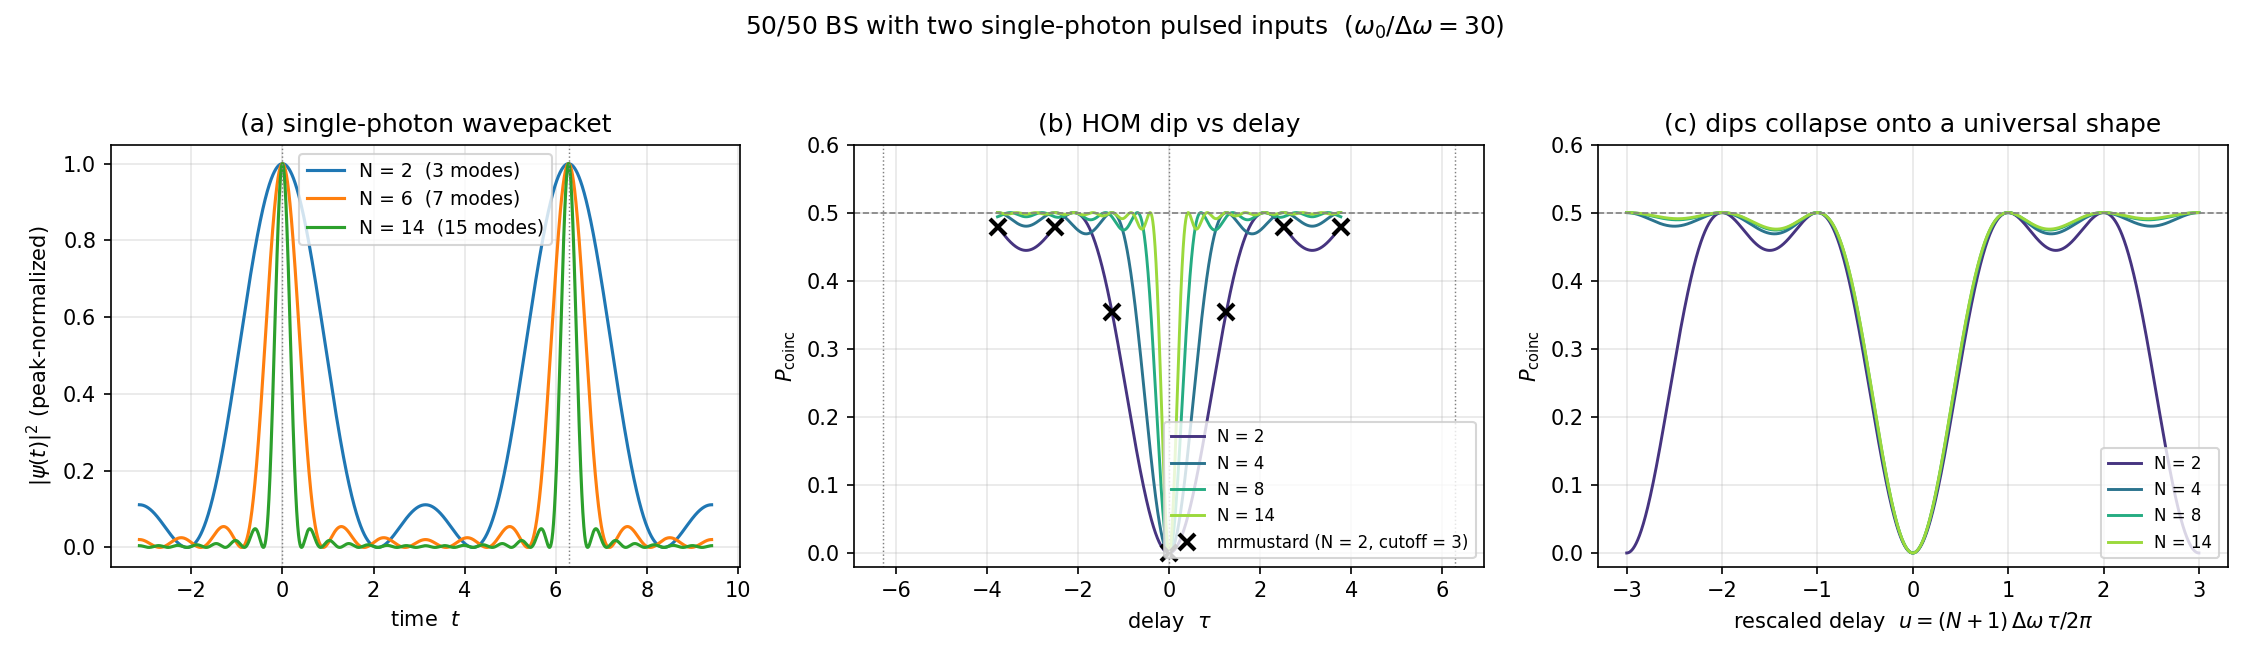

Write Python code to recreate this figure.
"""
Single 50/50 beam splitter with two single-photon pulsed inputs (HOM dip).

Each beam carries one photon distributed coherently across the same N+1
frequency modes used in the coherent script:
    |ψ⟩_beam = Σ_k c_k a†_k |0⟩,    c_k = 1/√(N+1),  k = −N/2..+N/2 .
The temporal wavepacket has the same Dirichlet-kernel envelope as the
coherent pulse train; the photon is just delocalized inside that envelope.

A 50/50 BS couples each frequency pair (signal-k, reference-k); one beam
carries delay τ, applied as a per-mode phase exp(i ω_k τ) via lab.Rgate.
Working through the BS algebra for two single-photon wavepackets gives a
clean Hong-Ou-Mandel result that depends only on the pulse-overlap term:
    P_coinc(τ) = (1/2) · [1 − D_N(Δω τ)² / (N+1)²]
where D_N(x) = sin((N+1)x/2) / sin(x/2) is the Dirichlet kernel.  In
contrast to the coherent case, the carrier ω₀ drops out — there are no
fringes.  P_coinc = 0 at τ = 0 (perfect bunching, the HOM dip) and rises
to the asymptote 1/2 as the pulses stop overlapping.

We cross-check this analytic prediction against an mrmustard simulation
that builds the explicit 2(N+1)-mode two-photon Fock-superposition input
and reads the joint photon-number distribution at the BS output.
"""

import numpy as np
import matplotlib.pyplot as plt

from mrmustard import math as mm_math

mm_math.change_backend("tensorflow")  # PNR / Fock probs need the TF backend

import mrmustard.lab as lab

from coincidence_utils import (
    DELTA_OMEGA, OMEGA_0, T_REP, T_CAR,
    mode_frequencies, dirichlet_kernel, pulse_envelope,
)


# --------------------------------------------------------------------
# Single-photon wavepacket builders
# --------------------------------------------------------------------
def single_beam_pulse_ket(N, mode_cutoff):
    """One-photon wavepacket  |ψ⟩ = Σ_k (1/√M) a†_k |0⟩  on M = N+1 modes.

    Sized at the *output* cutoff (≥ 3, never just 2): the input only fills
    the n=1 slots, but the BS can bunch both photons into one mode (n=2)
    and those slots must already exist in the Fock space the state is
    defined on — otherwise mrmustard silently truncates that mass and the
    coincidence rate comes out inflated by 1/(N+1).
    """
    M = N + 1
    c = 1.0 / np.sqrt(M)
    ket = np.zeros((mode_cutoff,) * M, dtype=complex)
    for k in range(M):
        idx = [0] * M
        idx[k] = 1
        ket[tuple(idx)] = c
    return ket


def two_beam_input_ket(N, mode_cutoff):
    """Tensor product of two identical one-photon wavepackets."""
    psi = single_beam_pulse_ket(N, mode_cutoff)
    return np.tensordot(psi, psi, axes=0)


# --------------------------------------------------------------------
# Analytic HOM dip
# --------------------------------------------------------------------
def coincidence_analytic(tau, N):
    """P_coinc(τ) = ½ [1 − D_N(Δω τ)²/(N+1)²].   No carrier dependence."""
    D = dirichlet_kernel(DELTA_OMEGA * tau, N)
    return 0.5 * (1.0 - (D / (N + 1)) ** 2)


# --------------------------------------------------------------------
# Mr Mustard simulation (explicit Fock-state propagation)
# --------------------------------------------------------------------
def coincidence_mrmustard(tau, N, cutoff=3):
    """Coincidence probability via direct Fock-space evaluation.

    Builds the 2(N+1)-mode two-photon ket, applies a per-mode delay phase
    on the second beam (Rgate), then a 50/50 BS for each (signal-k,
    reference-k) frequency pair, and reads joint photon-number probabilities
    at the requested cutoff.  Output modes can hold up to 2 photons (HOM
    bunching when both photons share a frequency), so cutoff ≥ 3.
    """
    omegas = mode_frequencies(N)
    M = len(omegas)             # N+1 modes per beam
    N_total = 2 * M

    state = lab.State(ket=two_beam_input_ket(N, mode_cutoff=cutoff))

    ops = []
    # Delay on the reference beam
    for k in range(M):
        ops.append(lab.Rgate(angle=float(omegas[k] * tau))[M + k])
    # 50/50 BS coupling each frequency pair
    for k in range(M):
        ops.append(lab.BSgate(theta=np.pi / 4)[k, M + k])

    out = state >> lab.Circuit(ops)
    probs = np.asarray(out.fock_probabilities(cutoffs=[cutoff] * N_total))

    # Total photons = 2 (BS conserves number), so
    #   P_coinc = 1 − P(both photons at A) − P(both at B)
    #          = 1 − P(n_B_total = 0) − P(n_A_total = 0)
    idx = np.indices(probs.shape)
    nA_total = idx[:M].sum(axis=0)
    nB_total = idx[M:].sum(axis=0)
    P_no_A = float(probs[nA_total == 0].sum())
    P_no_B = float(probs[nB_total == 0].sum())
    return 1.0 - P_no_A - P_no_B


# ====================================================================
# Numbers + plots
# ====================================================================
print(f"Mode spacing  Δω = {DELTA_OMEGA}   (T_rep = 2π/Δω = {T_REP:.4f})")
print(f"Carrier       ω₀ = {OMEGA_0}    (T_car = 2π/ω₀ = {T_CAR:.4f},  ω₀/Δω = {OMEGA_0/DELTA_OMEGA:.0f})")
print()

# --- snapshot at a few representative delays --------------------------
demo_N = 4
print(f"== HOM-dip snapshot (N = {demo_N} → {demo_N + 1} modes per beam) ==")
print(f"{'τ':>12} {'P_coinc':>10}   asymptote = 1/2")
for tau in [0.0, T_CAR / 2, T_CAR, T_REP / 16, T_REP / 8, T_REP / 4, T_REP / 2, T_REP]:
    P = coincidence_analytic(tau, demo_N)
    print(f"{tau:+12.4f} {P:10.4f}")
print()

# --- mrmustard cross-check -------------------------------------------
mm_N, mm_cutoff = 2, 3
mm_taus = np.linspace(-0.6 * T_REP, 0.6 * T_REP, 7)
print(f"== mrmustard cross-check (N = {mm_N} → {mm_N+1} modes/beam, Fock cutoff = {mm_cutoff}) ==")
print(f"{'τ':>12} {'analytic':>12} {'mrmustard':>12} {'Δ':>12}")
mm_P = np.empty_like(mm_taus)
for i, tau in enumerate(mm_taus):
    P_mm = coincidence_mrmustard(tau, mm_N, cutoff=mm_cutoff)
    P_an = coincidence_analytic(tau, mm_N)
    mm_P[i] = P_mm
    print(f"{tau:+12.4f} {P_an:12.6f} {P_mm:12.6f} {P_mm-P_an:+12.2e}")
print()

# --- plots ------------------------------------------------------------
fig, axes = plt.subplots(1, 3, figsize=(15, 4.4))

# (a) single-photon wavepacket profile (envelope = same Dirichlet kernel)
ax = axes[0]
t_grid = np.linspace(-0.5 * T_REP, 1.5 * T_REP, 4000)
for N in [2, 6, 14]:
    ax.plot(t_grid, pulse_envelope(t_grid, N), label=f"N = {N}  ({N+1} modes)")
for k in range(2):
    ax.axvline(k * T_REP, color="gray", linestyle=":", linewidth=0.7)
ax.set_xlabel(r"time  $t$")
ax.set_ylabel(r"$|\psi(t)|^2$ (peak-normalized)")
ax.set_title("(a) single-photon wavepacket")
ax.legend(fontsize=9)
ax.grid(alpha=0.3)

# (b) HOM dip vs delay for several N, plus mrmustard markers
ax = axes[1]
tau_grid = np.linspace(-0.6 * T_REP, 0.6 * T_REP, 4001)
N_curves = [2, 4, 8, 14]
for N, c in zip(N_curves, plt.cm.viridis(np.linspace(0.15, 0.85, len(N_curves)))):
    ax.plot(tau_grid, [coincidence_analytic(t, N) for t in tau_grid],
            color=c, lw=1.4, label=f"N = {N}")
ax.plot(mm_taus, mm_P, "kx", markersize=8, mew=2,
        label=f"mrmustard (N = {mm_N}, cutoff = {mm_cutoff})")
ax.axhline(0.5, color="gray", linestyle="--", linewidth=0.8)
for k in [-1, 0, 1]:
    ax.axvline(k * T_REP, color="gray", linestyle=":", linewidth=0.7)
ax.set_xlabel(r"delay  $\tau$")
ax.set_ylabel(r"$P_\mathrm{coinc}$")
ax.set_title("(b) HOM dip vs delay")
ax.set_ylim(-0.02, 0.6)
ax.legend(fontsize=8, loc="lower right")
ax.grid(alpha=0.3)

# (c) rescaled overlay: dips collapse when we scale τ by (N+1)
ax = axes[2]
u_grid = np.linspace(-3.0, 3.0, 4001)
for N, c in zip(N_curves, plt.cm.viridis(np.linspace(0.15, 0.85, len(N_curves)))):
    # rescale: u = (N+1) Δω τ / (2π)  →  τ = 2π u / ((N+1) Δω)
    tau_resc = 2 * np.pi * u_grid / ((N + 1) * DELTA_OMEGA)
    ax.plot(u_grid, [coincidence_analytic(t, N) for t in tau_resc],
            color=c, lw=1.4, label=f"N = {N}")
ax.axhline(0.5, color="gray", linestyle="--", linewidth=0.8)
ax.set_xlabel(r"rescaled delay  $u = (N+1)\,\Delta\omega\,\tau / 2\pi$")
ax.set_ylabel(r"$P_\mathrm{coinc}$")
ax.set_title(r"(c) dips collapse onto a universal shape")
ax.set_ylim(-0.02, 0.6)
ax.legend(fontsize=8, loc="lower right")
ax.grid(alpha=0.3)

plt.suptitle(rf"50/50 BS with two single-photon pulsed inputs  "
             rf"($\omega_0/\Delta\omega = {OMEGA_0/DELTA_OMEGA:.0f}$)")
plt.tight_layout(rect=[0, 0, 1, 0.95])
plt.savefig("coincidence_number_states.png", dpi=150)
plt.show()
print("Plot saved to coincidence_number_states.png")
